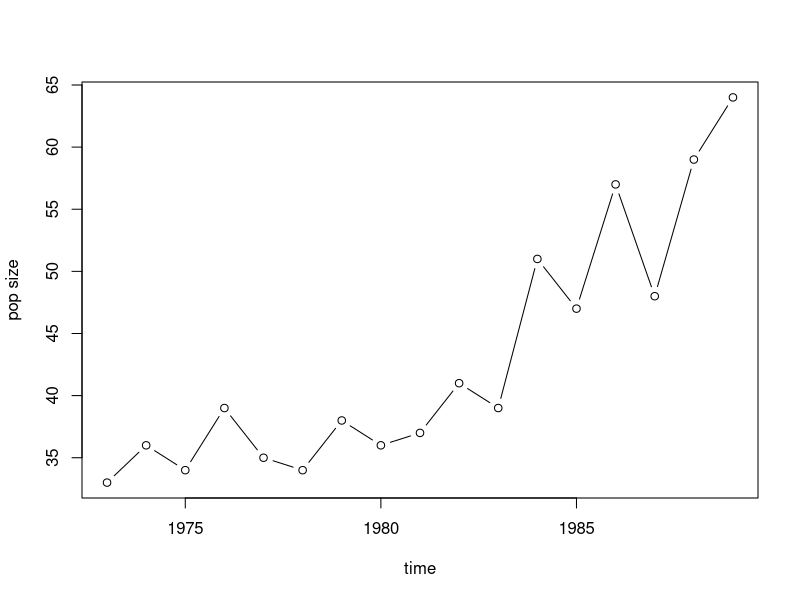
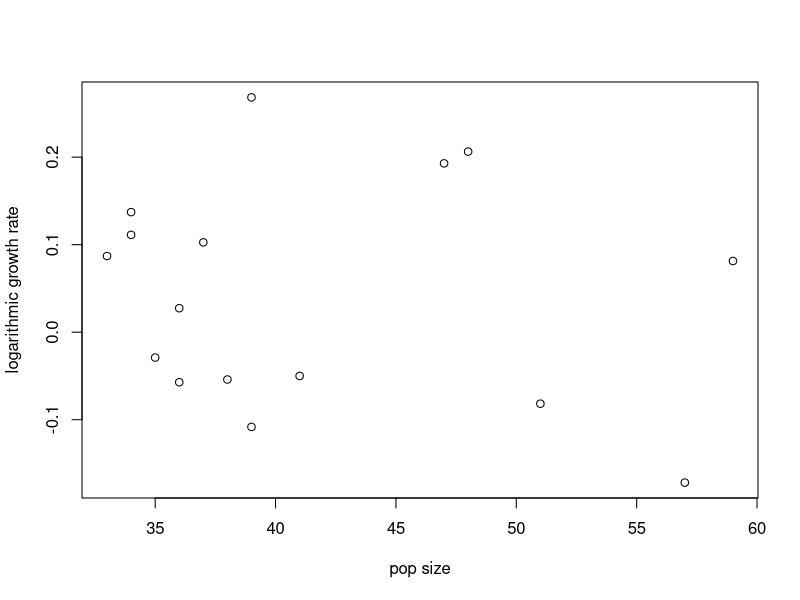
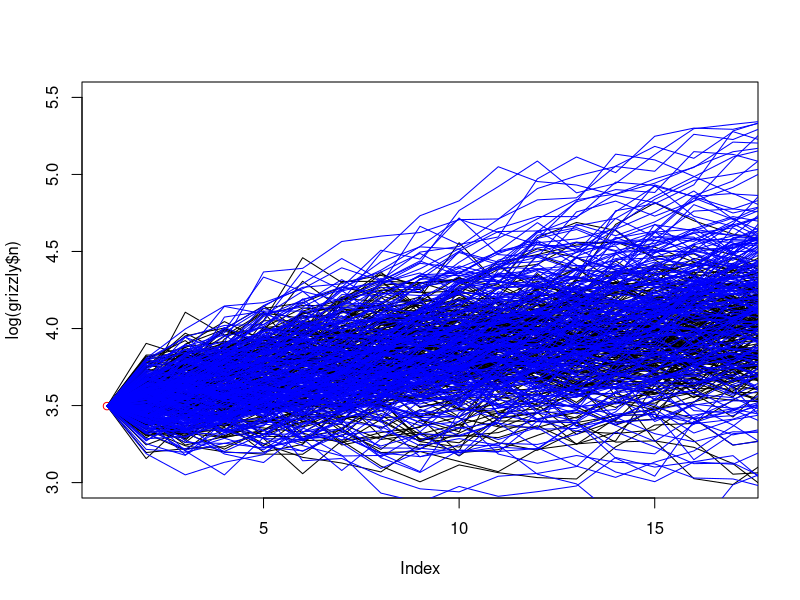
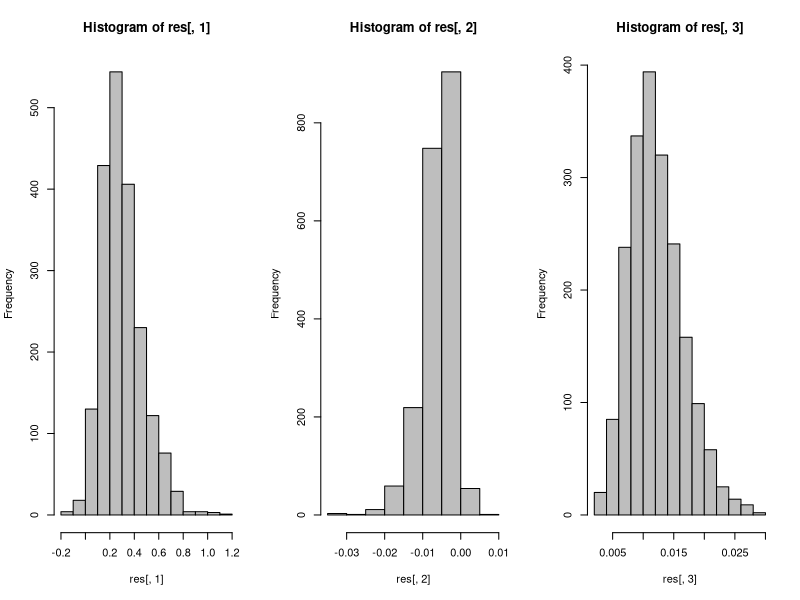
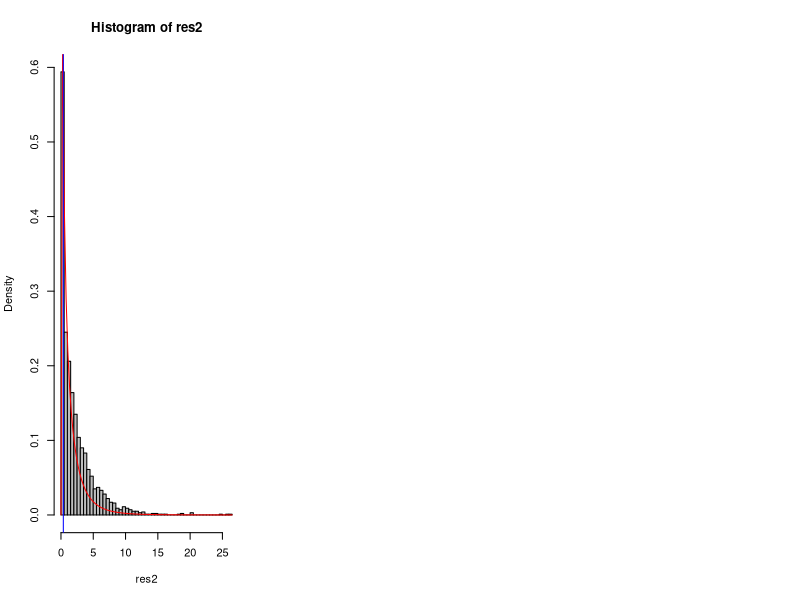

Here is the R script that generated these plots, in order:
## ---- chunk 1
if (getRversion() < '3.3.0') {
    sigma <- function(object, ...) UseMethod("sigma")
    sigma.default <- function(object,...) {
        summary(object)$sigma
    }
}
## ---- chunk 2
grizzly <- read.table("../data/DTgrizzly.txt",header=TRUE)
## ---- chunk 3
nlag1 <- grizzly$n[-1]
nlag0 <- grizzly$n[-length(grizzly$n)]
r <- log(nlag1/nlag0)
## ---- chunk 4
plot(n~time,data=grizzly,type="b",xlab="time",ylab="pop size")
plot(nlag0,r,xlab="pop size",ylab="logarithmic growth rate")
## ---- chunk 5
dd <- data.frame(x=log(nlag0),xlag1=log(nlag1))
m2 <- lm(xlag1~offset(x)+exp(x),data=dd)
## ---- chunk 6
var.mle <- function(m)
    sigma(m)^2*df.residual(m)/nobs(m)
## ---- chunk 7
## R tip: use update() when possible to simplify code
m1 <- update(m2, . ~ offset(x))
c(coef(m1),var.mle(m1))
## ---- chunk 8
## simulate new data, add starting value
simfun <- function(fit,x0=log(grizzly$n[1])) {
    cc <- coef(fit)
    a <- cc[1]
    ## make the function work for either constant or regression model
    b <- if (length(cc)==2) coef(fit)[2] else 0
    sigma <- sqrt(var.mle(fit))
    ## as usual, half the code is setup: the next three lines are
    ##   the actual meat
    res <- c(x0,numeric(nobs(fit)+1))
    for (i in 2:length(res)) {
        res[i] <- res[i-1]+a+b*exp(res[i-1])+rnorm(1,sd=sigma)
    }
    res
}
## ---- chunk 9
sim2 <- replicate(200,simfun(m2))
sim1 <- replicate(200,simfun(m1))
## ---- chunk 10
plot(log(grizzly$n),col="red",ylim=c(3,5.5))
matlines(sim2,col="black",lty=1)
matlines(sim1,col="blue",lty=1)
## ---- chunk 11
nboot <- 2000
res <- matrix(NA,nrow=nboot,ncol=3)
set.seed(101)
for (i in 1:nboot) {
    x <- simfun(m2)
    dd <- data.frame(xlag1=x[-1],x=x[-length(x)])
    bootfit <- update(m2,data=dd)
    res[i,] <- c(coef(bootfit),var.mle(bootfit))
}
## ---- chunk 12
par(mfrow=c(1,3))
hist(res[,1],col="gray")
hist(res[,2],col="gray")
hist(res[,3],col="gray")
## ---- chunk 13
t(apply(res,2,quantile,c(0.025,0.975)))
## ---- chunk 14
(a1 <- anova(m1,m2))
F_obs <- a1[2,"F"]
## ---- chunk 15
nboot <- 2000
res2 <- numeric(nboot)
set.seed(101)
for (i in 1:nboot) {
    x <- simfun(m1)
    dd <- data.frame(xlag1=x[-1],x=x[-length(x)])
    bootm1 <- update(m1,data=dd)
    bootm2 <- update(m2,data=dd)
    res2[i] <- anova(bootm1,bootm2)[2,"F"]
}
## ---- chunk 16
hist(res2,col="gray",freq=FALSE,breaks=50)
curve(df(x,1,14),add=TRUE,col="red")
abline(v=F_obs,col="blue")
sum(res2>=F_obs)/length(res2)
## DT get 0.72 instead ...
